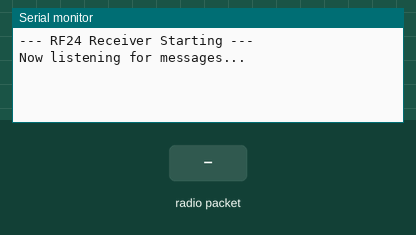
The sketch below on a simulated Arduino Uno, built with avr-gcc and run on an emulated ATmega328P. Shown: the last lines printed to the serial monitor. The inputs (shaded band) are chosen by the test bench. No radio packets arrive unless stated.

Above: at 1.2 s.
1.3 s: radio packet "1" arrives
At 2.5 s:
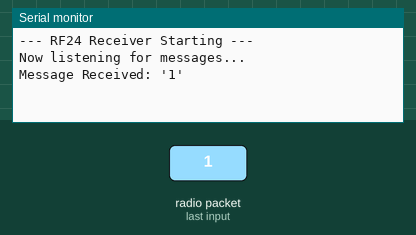
2.8 s: radio packet "0" arrives
At 3.8 s:
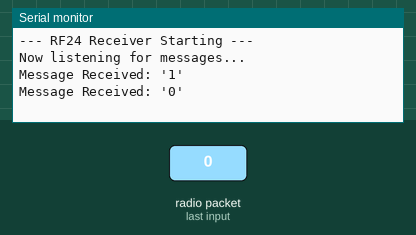
4.3 s: radio packet "2" arrives
At 5.0 s:
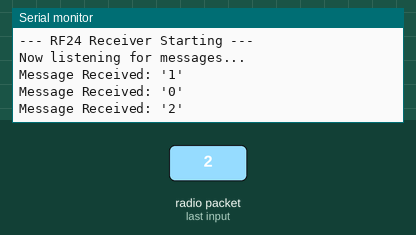

The sketch:

ReceiverProgram.ino
```cpp
#include <SPI.h>
#include <RF24.h>

#define CE_PIN 4
#define CSN_PIN 5

RF24 radio(CE_PIN, CSN_PIN);

const byte address[6] = "00001";

void setup() {
  // Start the Serial Monitor at 115200 baud (speed) for debugging
  Serial.begin(115200);
  Serial.println("--- RF24 Receiver Starting ---");

  // Initialize the radio and check for a connection
  if (!radio.begin()) {
    Serial.println("Radio hardware is not responding!!");
    while (1) {} // Halt the program if the radio isn't connected
  }

  // Open "mailbox" #0 to listen for mail sent to our 'address'
  radio.openReadingPipe(0, address);

  // Set the Power Amplifier to MAX for our PA/LNA module
  radio.setPALevel(RF24_PA_MAX);

  // Set the data rate to 1MBPS (must match the transmitter)
  radio.setDataRate(RF24_1MBPS);

  // Tell the radio to officially start listening
  radio.startListening();
  Serial.println("Now listening for messages...");
}

void loop() {
  // Check if there is any new mail
  if (radio.available()) {

    // Create a temporary "box" (buffer) to hold the message
    char text[32] = "";

    // Go get the mail and put it in our 'text' box
    radio.read(&text, sizeof(text));

    // Print the message to the Serial Monitor so we can see it
    Serial.print("Message Received: '");
    Serial.print(text);
    Serial.println("'");
  }
}
```

Measured:
- after the input at 1.3 s, the serial monitor: prints a new line at once (image 1)
- after the input at 2.8 s, the serial monitor: prints a new line at once (image 2)
- after the input at 4.3 s, the serial monitor: prints a new line at once (image 3)
